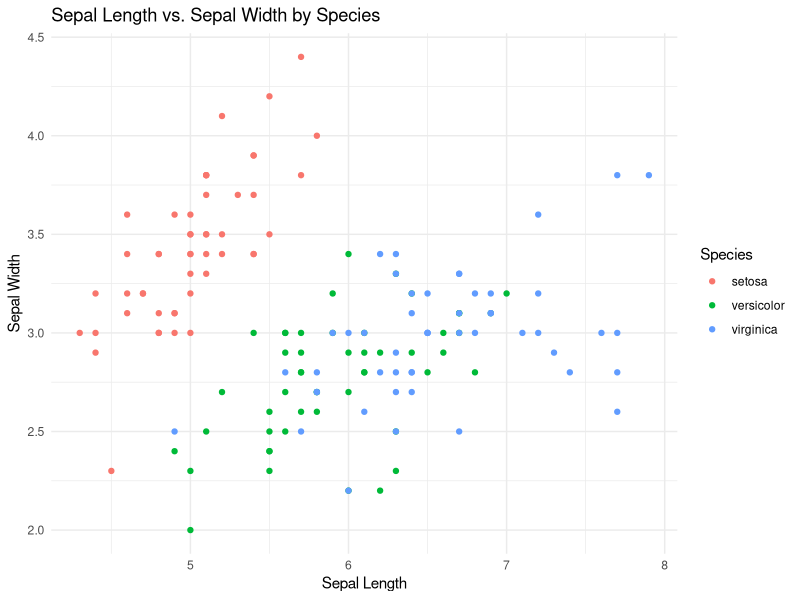
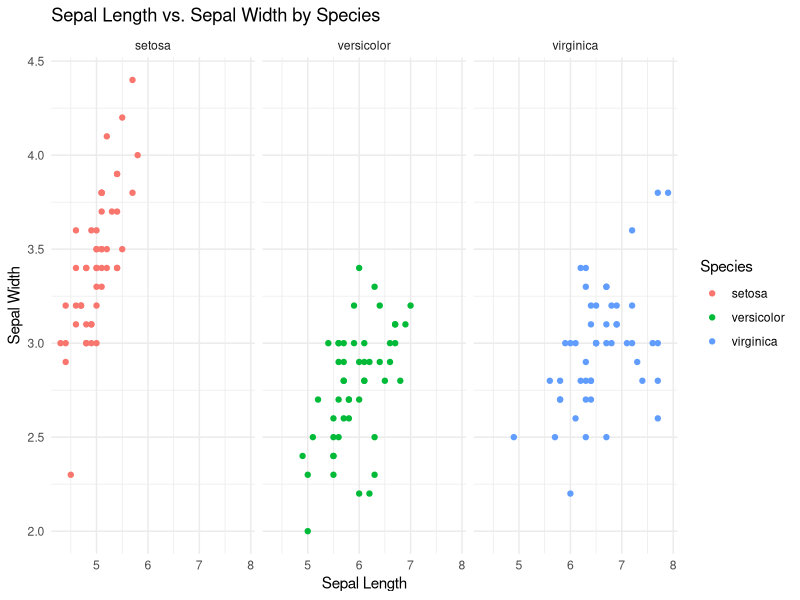
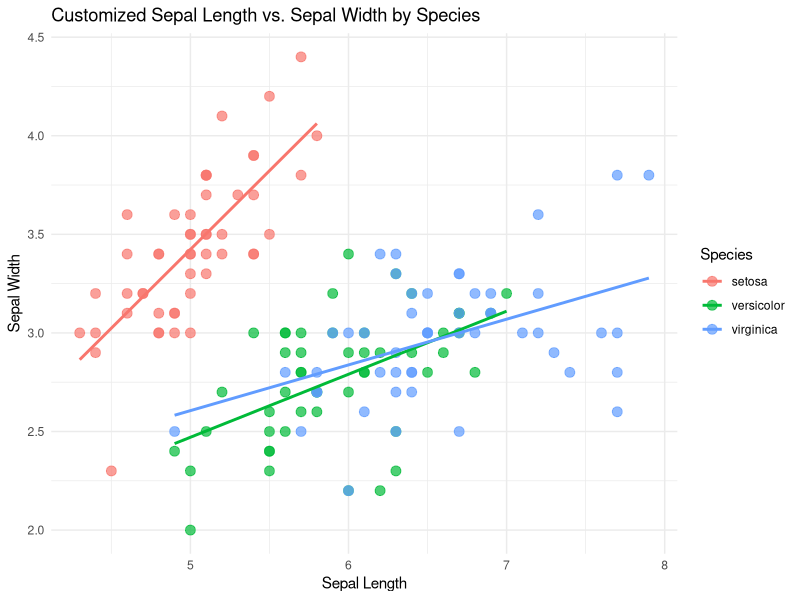
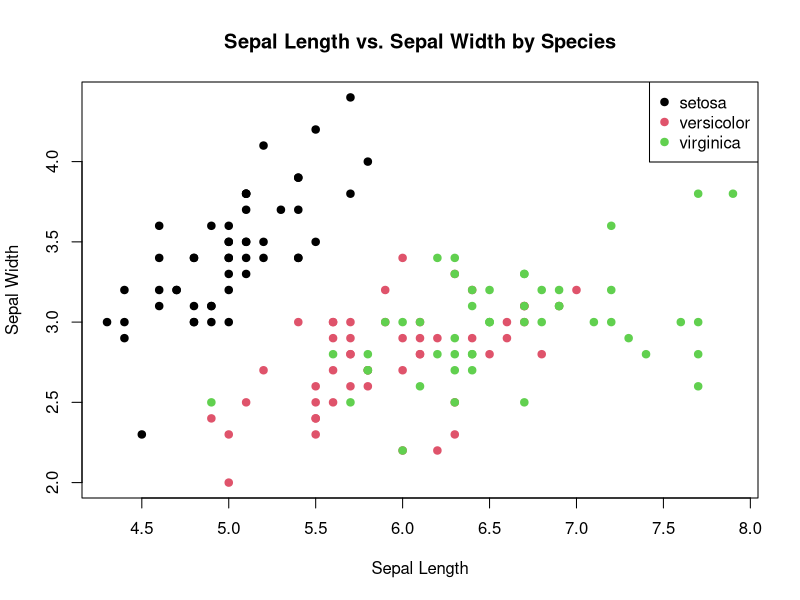
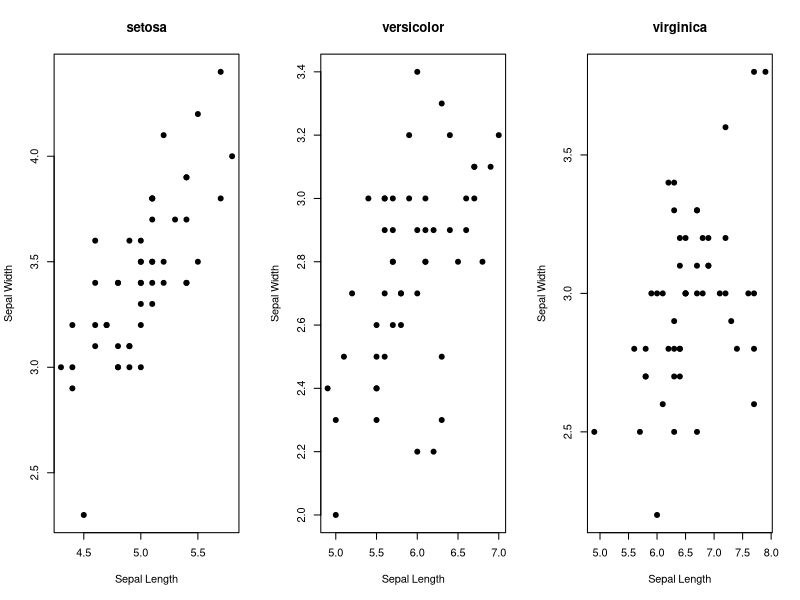
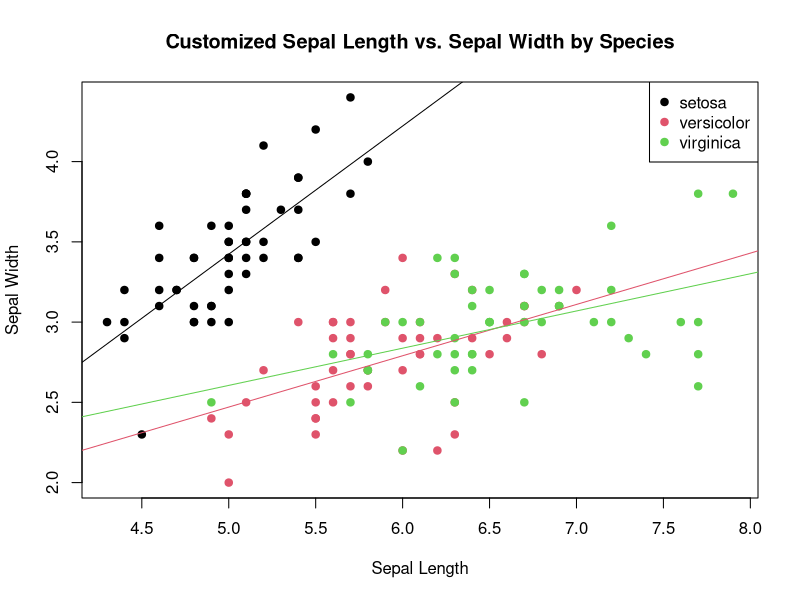

The R source for these figures, in order:
## ---- chunk 1
# View the first 6 rows of the dataset
head(iris)
## ---- chunk 2
if(!require(ggplot2)){install.packages("ggplot2")}
## ---- chunk 3
# Load the ggplot2 library
library(ggplot2)
## ---- chunk 4
# Create a basic scatter plot
ggplot(
  data = iris, 
  aes(x = Sepal.Length, y = Sepal.Width, color = Species)) +
  geom_point() +
  labs(title = "Sepal Length vs. Sepal Width by Species",
       x = "Sepal Length",
       y = "Sepal Width") +
  theme_minimal()
## ---- chunk 5
# Create faceted scatter plots
ggplot(
  data = iris, 
  aes(x = Sepal.Length, y = Sepal.Width, color = Species)) +
  geom_point() +
  facet_wrap(~Species) +
  labs(title = "Sepal Length vs. Sepal Width by Species",
       x = "Sepal Length",
       y = "Sepal Width") +
  theme_minimal()
## ---- chunk 6
# Create a customized scatter plot
ggplot(
  data = iris, 
  aes(x = Sepal.Length, y = Sepal.Width, color = Species)) +
  geom_point(size = 3, alpha = 0.7, shape = 19) +
  geom_smooth(method = "lm", se = FALSE) +
  labs(title = "Customized Sepal Length vs. Sepal Width by Species",
       x = "Sepal Length",
       y = "Sepal Width") +
  theme_minimal()
## ---- chunk 7
# Create a basic scatter plot
plot(iris$Sepal.Length, iris$Sepal.Width, col = iris$Species, 
     pch = 19, main = "Sepal Length vs. Sepal Width by Species",
     xlab = "Sepal Length", ylab = "Sepal Width")
legend("topright", legend = levels(iris$Species), col = 1:3, pch = 19)
## ---- chunk 8
# Split the data by species
split_data <- split(iris, iris$Species)

# Create faceted scatter plots
par(mfrow = c(1, 3))  # Arrange plots in one row and three columns
for (i in 1:3) {
  plot(split_data[[i]]$Sepal.Length, split_data[[i]]$Sepal.Width, 
       pch = 19, main = levels(iris$Species)[i], 
       xlab = "Sepal Length", ylab = "Sepal Width")
}
par(mfrow = c(1, 1))
## ---- chunk 9
# Create a customized scatter plot with regression lines
plot(iris$Sepal.Length, iris$Sepal.Width, col = iris$Species, 
     pch = 19, main = "Customized Sepal Length vs. Sepal Width by Species",
     xlab = "Sepal Length", ylab = "Sepal Width")
legend("topright", legend = levels(iris$Species), col = 1:3, pch = 19)

# Add regression lines
for (i in 1:3) {
  group_data <- split_data[[i]]
  lm_fit <- lm(Sepal.Width ~ Sepal.Length, data = group_data)
  abline(lm_fit, col = i)
}
